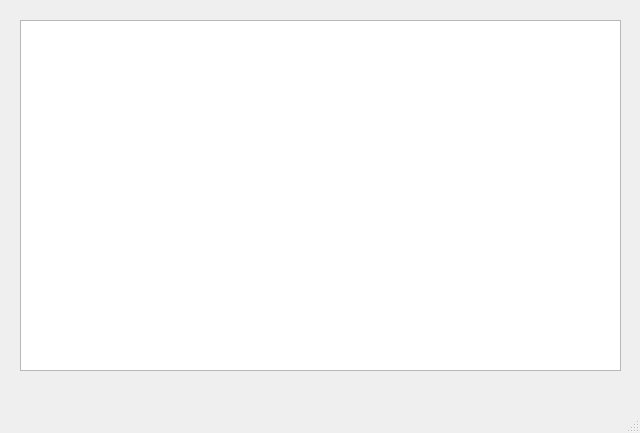
<?xml version="1.0" encoding="UTF-8"?>
<ui version="4.0">
 <class>MaterialWindow</class>
 <widget class="QMainWindow" name="MaterialWindow">
  <property name="geometry">
   <rect>
    <x>0</x>
    <y>0</y>
    <width>640</width>
    <height>433</height>
   </rect>
  </property>
  <property name="windowTitle">
   <string>MainWindow</string>
  </property>
  <widget class="QWidget" name="centralwidget">
   <widget class="QGraphicsView" name="graphicsViewMaterial">
    <property name="geometry">
     <rect>
      <x>20</x>
      <y>20</y>
      <width>601</width>
      <height>351</height>
     </rect>
    </property>
   </widget>
  </widget>
  <widget class="QMenuBar" name="menubar">
   <property name="geometry">
    <rect>
     <x>0</x>
     <y>0</y>
     <width>640</width>
     <height>22</height>
    </rect>
   </property>
  </widget>
  <widget class="QStatusBar" name="statusbar"/>
 </widget>
 <resources/>
 <connections/>
</ui>
